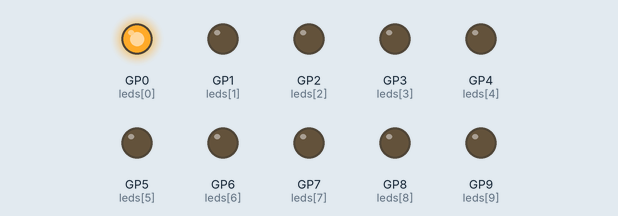
A program run on a simulated Raspberry Pi Pico running MicroPython. Parts: output pins drawn as LEDs (lit = HIGH).

Above: at 0.3 s.
At 0.7 s:
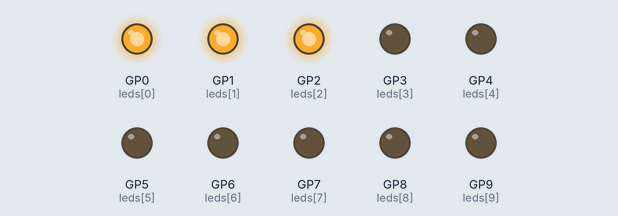
At 1.3 s:
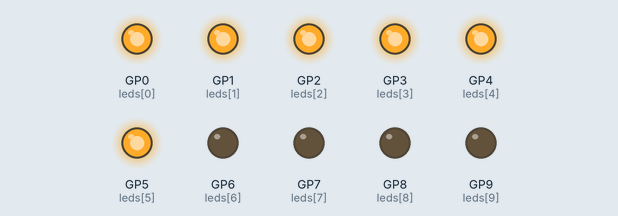
At 2.3 s:
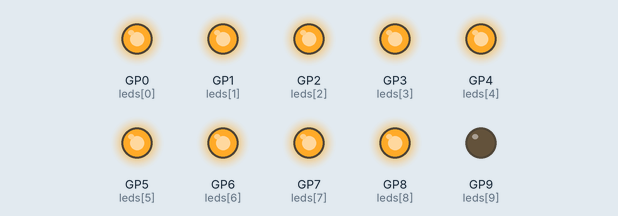
At 3.3 s:
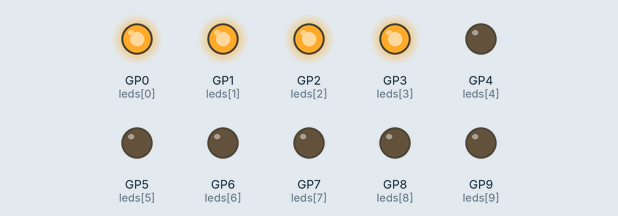
At 4.3 s:
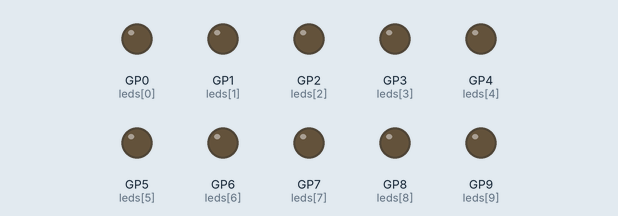
Timing chart, 0 to 5.9 s (numbered marks = the images above):
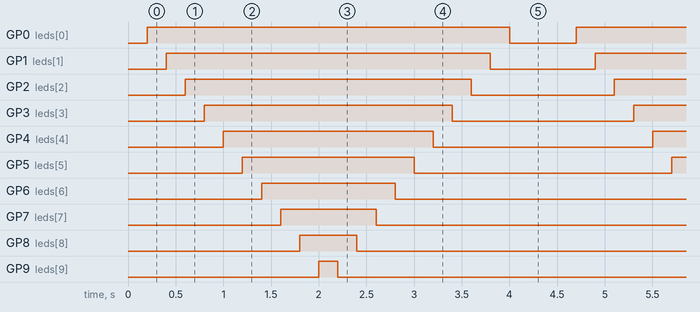

The program:

main.py
```python
from machine import Pin
from time import sleep

leds = [
    Pin(0, Pin.OUT),
    Pin(1, Pin.OUT),
    Pin(2, Pin.OUT),
    Pin(3, Pin.OUT),
    Pin(4, Pin.OUT),
    Pin(5, Pin.OUT),
    Pin(6, Pin.OUT),
    Pin(7, Pin.OUT),
    Pin(8, Pin.OUT),
    Pin(9, Pin.OUT)
]

while True:
    for led in leds:
        led.value(0)
        sleep(.2)
        led.value(1)

    for led in reversed(leds):
        led.value(1)
        sleep(.2)
        led.value(0)

    sleep(.5)
    
```

Measured:
- by itself, GP0 (leds[0]): alternates HIGH for 3.8 s and LOW for 0.70 s
- by itself, GP1 (leds[1]): alternates HIGH for 3.4 s and LOW for 1.1 s
- by itself, GP2 (leds[2]): alternates HIGH for 3.0 s and LOW for 1.5 s
- by itself, GP3 (leds[3]): alternates HIGH for 2.6 s and LOW for 1.9 s
- by itself, GP4 (leds[4]): alternates HIGH for 2.2 s and LOW for 2.3 s
- by itself, GP5 (leds[5]): alternates HIGH for 1.8 s and LOW for 2.7 s
- by itself, GP6 (leds[6]): alternates HIGH for 1.4 s and LOW for 3.1 s
- by itself, GP7 (leds[7]): alternates HIGH for 1.0 s and LOW for 3.5 s
